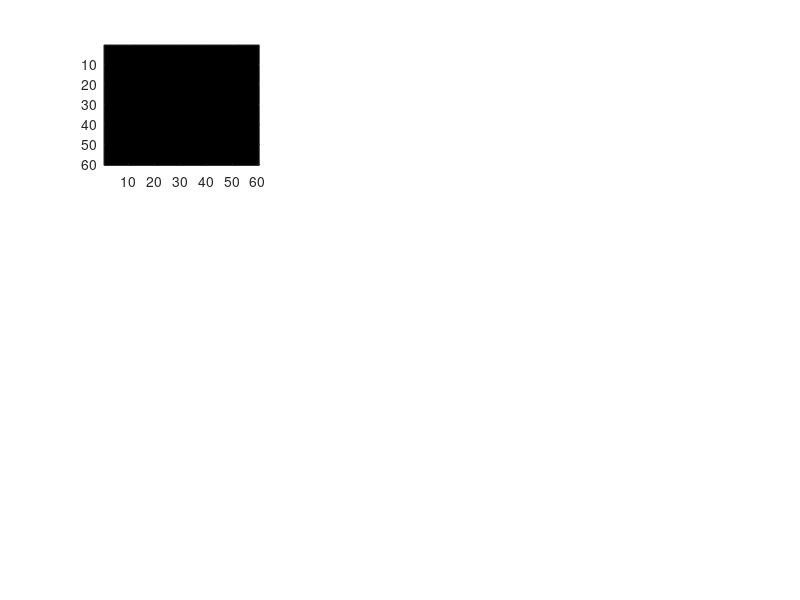

Write MATLAB code to recreate this figure. (Note: this script raises an error after producing the figure.)
%% Check Position heatmap for different phase

%%
close all
clear all
clc

%%
    dirName='C:\Users\Xinyu Li\Google Drive\R01 RFID project\AIM1\AIM 1 Output\New System\';
    files=dir(fullfile(dirName,'*.xlsx'));
    
AIM3=[];
positionStatisticsHeatmap=zeros(600,600,7);
numberOfID=zeros(length(files),7);
    
for f=1:length(files)
    fileName=strcat(dirName,files(f).name);
    caseNum=files(f).name(12:length(files(f).name)-5);
    fprintf('Processing file %s ...\n',caseNum);
    loadName=strcat('C:\Users\Xinyu Li\Google Drive\R01 RFID project\AIM1\AIM 1 Output\New System\Converted Data\',caseNum,'_AIM3.mat');
    load(loadName);
    
    % load position file
    positionFilename=strcat('C:\Users\Xinyu Li\Google Drive\R01 RFID project\AIM1\Kinect Data\Position\',caseNum,'.txt');
    fileID = fopen(positionFilename); 
    positionTmp=textscan(fileID,'%s','Delimiter','\n');
    fclose(fileID);
    position=positionTmp{1};
    
    [~,remain] = strtok(position{1}, ',');
    [strPositionStartTime,~] = strtok(remain, ',');
    strPositionStartTime=strcat(strPositionStartTime,':00');
    positionStartTime=str2time(cellstr(strPositionStartTime));
    
    %find time zero and calculate time offset
    timeZeroFilename=strcat('timeZero.txt');
    fileID = fopen(timeZeroFilename); 
    timeZeroTmp=textscan(fileID,'%s','Delimiter','\n');
    fclose(fileID);
    timeZero=timeZeroTmp{1};
    
    for tt=1:length(timeZero)
        [key,remain] = strtok(timeZero{tt});
        if (strcmp(key,caseNum))
            strCodingStartTime=strcat(remain,':00');
            codingStartTime=str2time(cellstr(strCodingStartTime));
            syncOffset(f)=(codingStartTime-positionStartTime);
            break;
        end
    end
    
    % load position file and process position information
    fid = fopen(positionFilename);
    info = textscan(fid, '%s %s %f %f ','delimiter',',');
    fclose(fid);

    id=info{1};
    time=info{2};
    xCoordinate=ceil(info{3}+300);
    yCoordinate=ceil(info{4});
    peopleID=str2Double(id);
    positionTime=time2Second(time,syncOffset(f));
    
    % plot phase images
    for phase=1:size(processedAIM3,1)
        phaseTime=find(processedAIM3(phase,:));
        index=find(positionTime>min(phaseTime) & positionTime<max(phaseTime));
        phaseLength=max(phaseTime)-min(phaseTime)+1;

        for ii=1:length(index)
            if (xCoordinate(index(ii)) >0 && xCoordinate(index(ii)) <=600 && yCoordinate(index(ii)) >0 && yCoordinate(index(ii)) <=600)
                positionStatisticsHeatmap(xCoordinate(index(ii)),yCoordinate(index(ii)),phase)=positionStatisticsHeatmap(xCoordinate(index(ii)),yCoordinate(index(ii)),phase)+1;
            end
        end
        
        positionStatisticsHeatmap(:,:,phase)=positionStatisticsHeatmap(:,:,phase)./phaseLength;
        
        % Calculate the average ID number in each phase
        tmp=length(unique(peopleID(index)));
        numberOfID(f,phase)=tmp./phaseLength;
    end
    
    % Calculate the velocity changes 
    
    
end


%% plot distribution
medicalPhase={'Pre-Arrival','Pt arrival','Pre-Primary','Primary','Secondary','Post-Secondary','Pt departure'};
for i=1:size(positionStatisticsHeatmap,3)
    figure(1)
    subplot(3,3,i);
    temp=imresize(positionStatisticsHeatmap(:,:,i),[60,60]);
    temp=imgaussfilt(temp,4);
    normTmp = temp - min(temp(:));
    temp = normTmp ./ max(normTmp(:));
    imagesc(flipud(temp));
    ax = gca;
    ax.XTickLabel = {'1','2','3','4','5','6'};
    ax.YTickLabel = {'6','5','4','3','2','1'};
end